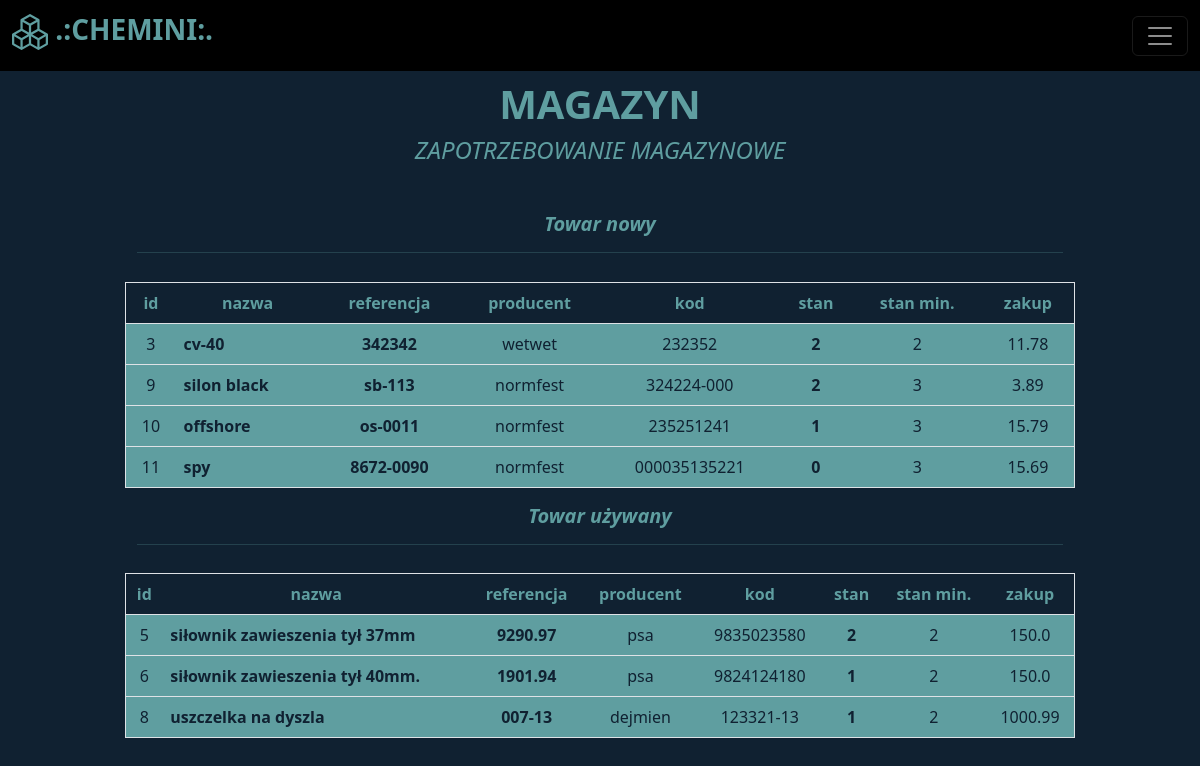
Page /demand (signed in) on the earlier database version.
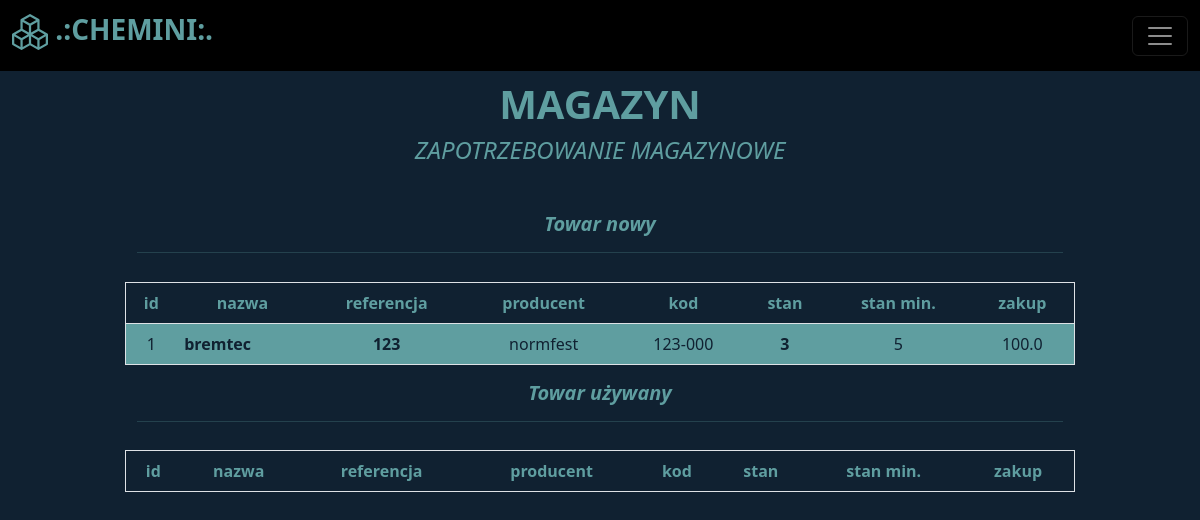
Same page on the later database version.
### libs/models.py (models this page shows)
class Item(Base):
    __tablename__ = "items"
    id = Column(Integer, primary_key=True, autoincrement=True, index=True)
    name = Column(String, unique=True, nullable=False)
    manufacturer = Column(String, nullable=False)
    reference = Column(String, unique=True, index=True, nullable=False)
    code = Column(String, unique=True, index=True)
    description = Column(String)
    stack = Column(Integer, nullable=False, default=0)
    stack_min = Column(Integer, nullable=False, default=0)
    buy = Column(Float)
    sell = Column(Float)
    used = Column(Boolean, default=False)

### routers/warehouse.py (the view)
@router.get('/demand', tags=['warehouse'])
def get_page_with_demand(request: Request, db:Session=Depends(get_db)):
    errors = []
    try:
        token = request.cookies.get("access_token")     # very important line if you want to authenticate user on page
        if not token:
            errors.append("You have to login first.")
            return templates.TemplateResponse("home.html", {"request": request, "errors": errors})
        scheme,_,param = token.partition(" ")
        payload = jwt.decode(param, config.get("security", "jwt_secret_key"), config.get("security", "algorithm"))
        user = db.query(User).filter(User.name==payload['sub']).first()
        if not user:
            errors.append("User not found.")
            return templates.TemplateResponse("home.html", {"request": request, "errors": errors})
        items_new = db.query(Item).where((Item.used==False) & (Item.stack<=Item.stack_min))
        items_used = db.query(Item).where((Item.used==True) & (Item.stack<=Item.stack_min))
        try:
            column_names = ["id", "nazwa", "referencja", "producent", "kod", "stan", "stan min.", "zakup"]
            df = []
            for item in items_new:
                line = [item.id, item.name, item.reference, item.manufacturer, item.code, item.stack, item.stack_min, item.buy]
                df.append(line)
            demands_new_list = tabulate(df, headers=column_names, tablefmt="fancy_grid")
            df = []
            for item in items_used:
                line = [item.id, item.name, item.reference, item.manufacturer, item.code, item.stack, item.stack_min, item.buy]
                df.append(line)
            demands_used_list = tabulate(df, headers=column_names, tablefmt="fancy_grid")
            with open(f"{config.get('files', 'demands')}/zapotrzebowanie.txt", "w", encoding="utf-8") as demands:
                demands = open(f"{config.get('files', 'demands')}/zapotrzebowanie.txt", "w", encoding="utf-8")
                demands.write(time.strftime("ZAPOTRZEBOWANIE MAGAZYNOWE NA DZIEŃ:   %Y/%M/%d %H:%M:%S\n\n"))
                demands.write("CZĘŚCI NOWE\n")
                demands.write(demands_new_list)
                demands.write("\n\nCZĘŚCI UŻYWANE\n")
                demands.write(demands_used_list)
                demands.write("\n\n")
        except Exception as e:
            print(e)
        return templates.TemplateResponse(
            "demand.html",{"request":request, "used_items": items_used, "new_items": items_new, "user": user.name, "active_status": user.is_active, "is_admin": user.is_admin})
    except Exception:
        errors.append("You have to login first.")
        return templates.TemplateResponse("home.html", {"request": request, "errors": errors})

### templates/demand.html (shortened to what this page needs)
{% extends "baseauth.html" %}
{% block col2 %}
<div style="text-align:center">
  <h1><b>MAGAZYN</b></h1>
  <h4><i>ZAPOTRZEBOWANIE MAGAZYNOWE</i></h4>
</div>
<div class="row" style="margin-top:5%">
    <div class="col">
        <div class="container" style="text-align:center">
            <h5><i><b>Towar nowy<hr></b></i></h5>
        </div>
        <table class="table table-hover border" style="color:cadetblue; background:#102131; text-align:center; margin-top:3%">
            <thead>
              <tr>
                <th scope="col">id</th>
                <th scope="col">nazwa</th>
                <th scope="col">referencja</th>
                <th scope="col">producent</th>
                <th scope="col">kod</th>
                <th scope="col">stan</th>
                <th scope="col">stan min.</th>
                <th scope="col">zakup</th>
              </tr>
            </thead>
            <tbody>
              {% for item in new_items %}
                    <tr style="color:#102131; background:cadetblue">
                        <td>{{ item.id }}</td>
                        <td style="text-align:left"><b>{{ item.name }}</b></td>
                        <td style="text-align:center"><b>{{ item.reference }}</b></td>
                        <td style="text-align:center">{{ item.manufacturer }}</td>
                        <td style="text-align:center">{{ item.code }}</td>
                        <td><b>{{ item.stack }}</b></td>
                        <td>{{ item.stack_min }}</td>
                        <td>{{ item.buy }}</td>
                    </tr>
              {% endfor %}
            </tbody>
          </table>
    </div>
    <div class="col">
        <div class="container" style="text-align:center">
            <h5><i><b>Towar używany<hr></b></i></h5>
        </div>
        <table class="table table-hover border" style="color:cadetblue; background:#102131; text-align:center; margin-top:3%">
            <thead>
              <tr>
                <th scope="col">id</th>
                <th scope="col">nazwa</th>
                <th scope="col">referencja</th>
                <th scope="col">producent</th>
                <th scope="col">kod</th>
                <th scope="col">stan</th>
                <th scope="col">stan min.</th>
                <th scope="col">zakup</th>
              </tr>
            </thead>
            <tbody>
              {% for item in used_items %}
                    <tr style="color:#102131; background:cadetblue">
                        <td>{{ item.id }}</td>
                        <td style="text-align:left"><b>{{ item.name }}</b></td>
                        <td style="text-align:center"><b>{{ item.reference }}</b></td>
                        <td style="text-align:center">{{ item.manufacturer }}</td>
                        <td style="text-align:center">{{ item.code }}</td>
                        <td><b>{{ item.stack }}</b></td>
                        <td>{{ item.stack_min }}</td>
                        <td>{{ item.buy }}</td>
                    </tr>
              {% endfor %}
            </tbody>
          </table>
    </div>
</div>
{% endblock %}

### templates/baseauth.html (shortened to what this page needs)
<!doctype html>
<html lang="en">
<head>
  <link href="https://cdn.jsdelivr.net/npm/bootstrap@5.2.1/dist/css/bootstrap.min.css" rel="stylesheet"
>
</head>
<body>
  <header style="margin-bottom:5rem;">
    <nav class="navbar navbar-dark fixed-top" style="background:black">
      <div class="container-fluid">
        <a class="navbar-brand" style="color:cadetblue" href="/warehouse"><h3>
          <b>
             .:CHEMINI:.
          </b></h3></a>
        <button class="navbar-toggler" type="button" data-bs-toggle="offcanvas" data-bs-target="#offcanvasDarkNavbar" aria-controls="offcanvasDarkNavbar">
          <span class="navbar-toggler-icon"></span>
        </button>
      </div>
    </nav>
  </header>
  <main>
    <div class="row" style="margin:1rem">
      <div class="col">
      </div>
      <div class="col-10">
        {% block col2 %}
        {% endblock %}
      </div>
      <div class="col">
      </div>
    </div>
  </main>
</body>
</html>

### templates/baseauth.html (style rules this page uses)
body { background: #102131; color: cadetblue }

Differences in the rows shown:
removed Item: id "3", name "cv-40", reference "342342", manufacturer "wetwet", code "232352", stack "2", stack_min "2", buy "11.78", shown under "ZAPOTRZEBOWANIE MAGAZYNOWE"
removed Item: id "9", name "silon black", reference "sb-113", manufacturer "normfest", code "324224-000", stack "2", stack_min "3", buy "3.89", shown under "ZAPOTRZEBOWANIE MAGAZYNOWE"
removed Item: id "10", name "offshore", reference "os-0011", manufacturer "normfest", code "235251241", stack "1", stack_min "3", buy "15.79", shown under "ZAPOTRZEBOWANIE MAGAZYNOWE"
removed Item: id "11", name "spy", reference "8672-0090", manufacturer "normfest", code "000035135221", stack "0", stack_min "3", buy "15.69", shown under "ZAPOTRZEBOWANIE MAGAZYNOWE"
removed Item: id "5", name "siłownik zawieszenia tył 37mm", reference "9290.97", manufacturer "psa", code "9835023580", stack "2", stack_min "2", buy "150.0"
removed Item: id "6", name "siłownik zawieszenia tył 40mm.", reference "1901.94", manufacturer "psa", code "9824124180", stack "1", stack_min "2", buy "150.0"
removed Item: id "8", name "uszczelka na dyszla", reference "007-13", manufacturer "dejmien", code "123321-13", stack "1", stack_min "2", buy "1000.99"
now on this page (row edited): Item: id "1", name "bremtec", reference "123", manufacturer "normfest", code "123-000", stack "3", stack_min "5", buy "100.0", shown under "ZAPOTRZEBOWANIE MAGAZYNOWE"
